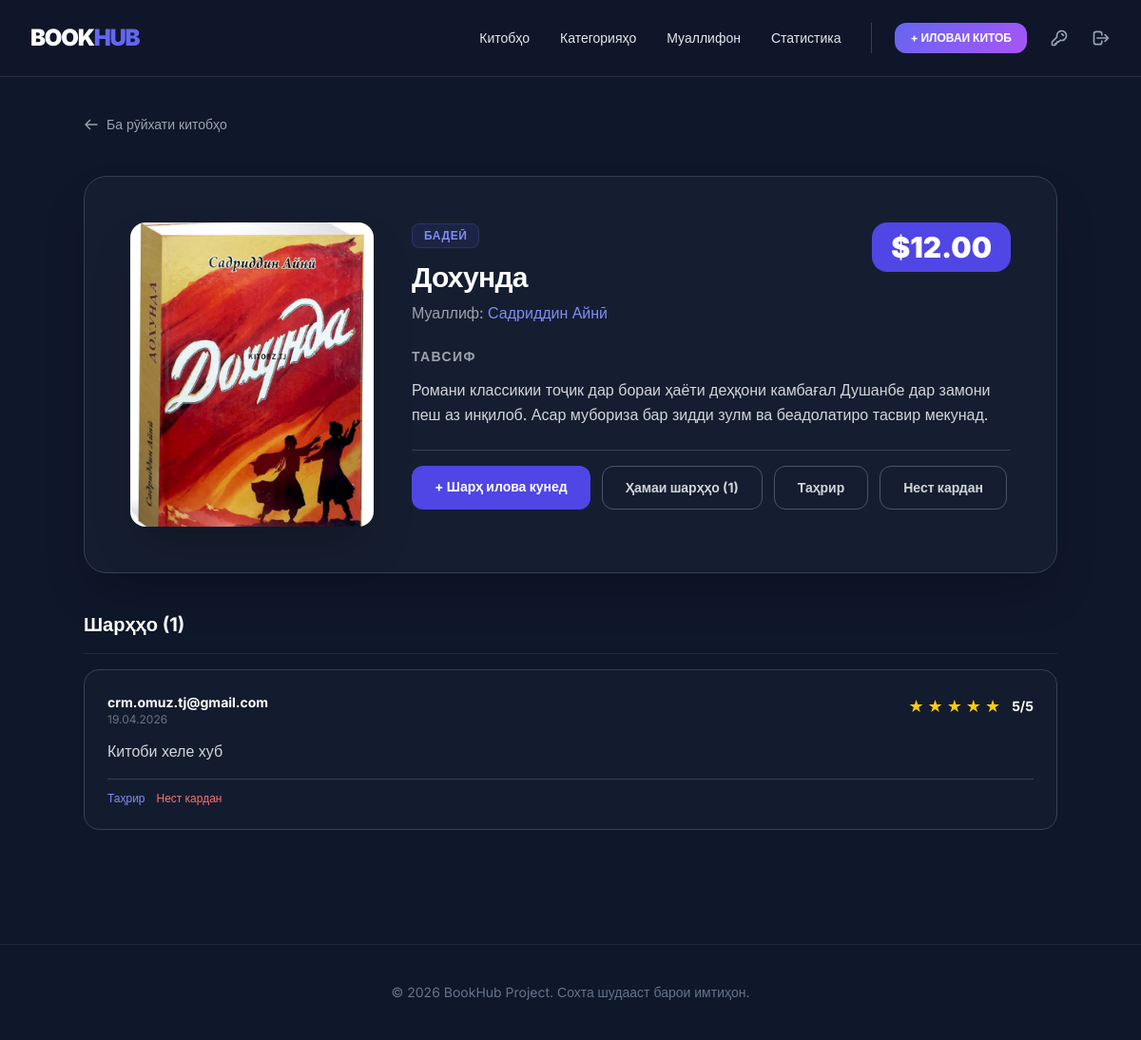
The page /detail_book/2/ (signed in) on the database as committed earlier.
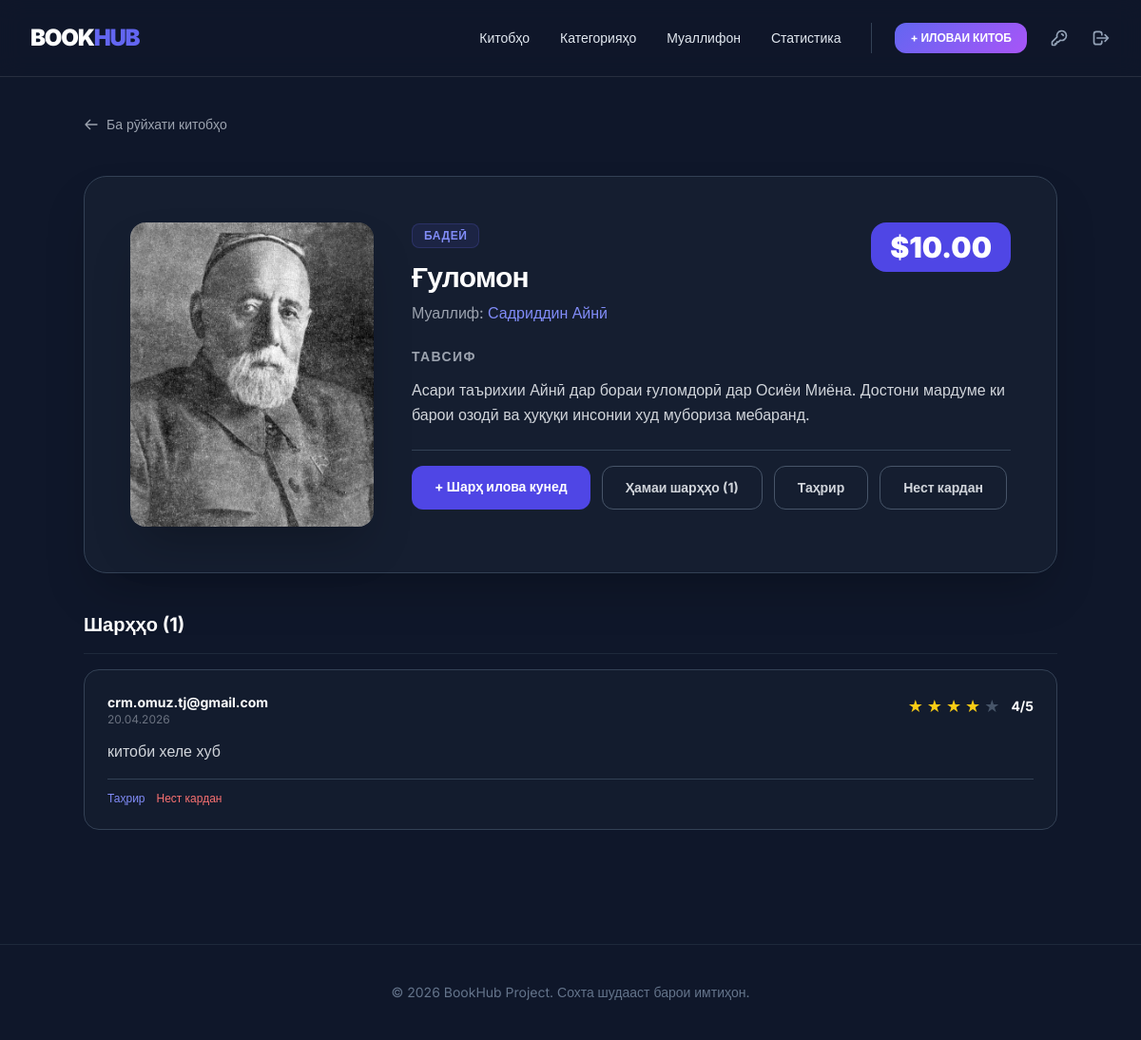
The same page on the database as committed later.
### app/models.py (models this page shows, shortened)
class Book(models.Model):
    title = models.CharField(max_length=50)
    description = models.TextField()
    price = models.DecimalField(max_digits=15,decimal_places=2)
    cover_image = models.ImageField(upload_to="books/")
    created_at = models.DateTimeField(auto_now_add=True)
    author = models.ForeignKey(Author,related_name='books',on_delete=models.CASCADE)
    category = models.ForeignKey(Category,related_name='books',on_delete=models.CASCADE)
    created_by = models.ForeignKey(User,related_name='books',on_delete=models.CASCADE)

class Review(models.Model):
    book = models.ForeignKey(Book,related_name='reviews',on_delete=models.CASCADE)
    user = models.ForeignKey(User,related_name='reviews',on_delete=models.CASCADE)
    text = models.TextField()
    rating = models.IntegerField()
    created_at = models.DateTimeField(auto_now_add=True)

class Category(models.Model):
    name = models.CharField(max_length=30)

class Author(models.Model):
    full_name = models.CharField(max_length=50)
    bio = models.TextField()

class User(models.Model):
    email = models.EmailField(unique=True)
    password = models.CharField(max_length=225)
    is_active = models.BooleanField(default=False)
    is_staff = models.BooleanField(default=False)
    is_verified = models.BooleanField(default=False)
    email_token = models.UUIDField(default=uuid.uuid4, editable=False)
    reset_token = models.UUIDField(null=True, blank=True)

### app/views.py (the view)
# urls.py: path('detail_book/<int:id>/', detail_book, name='detail_book'),
def detail_book(request, id):
    if not request.session.get('user_id'):
        return redirect('login')
    book    = get_object_or_404(Book, id=id)
    reviews = book.reviews.select_related('user').all()
    return render(request, 'detail_book.html', {'book': book, 'reviews': reviews})

### templates/detail_book.html (shortened to what the changed rows need)
{% extends 'base.html' %}
{% block content %}
<div class="max-w-5xl mx-auto space-y-10">
    <div class="bg-slate-800/40 border border-slate-700 rounded-3xl p-8 md:p-12 shadow-2xl">
        <div class="flex flex-col md:flex-row gap-10">
            <div class="w-full md:w-64 flex-shrink-0">
                {% if book.cover_image %}
                    <img src="{{ book.cover_image.url }}" alt="{{ book.title }}"
                         class="w-full h-80 object-cover rounded-2xl shadow-2xl">
                {% endif %}
            </div>
            <div class="flex-1">
                <div class="flex flex-col md:flex-row md:items-start justify-between gap-4 mb-6">
                    <div>
                        <span class="inline-block px-3 py-1 bg-indigo-500/10 text-indigo-400 text-xs font-bold rounded-lg border border-indigo-500/20 uppercase tracking-wider mb-3">
                            {{ book.category.name }}
                        </span>
                        <h1 class="text-3xl font-extrabold text-white tracking-tight">{{ book.title }}</h1>
                        <p class="text-gray-400 mt-2">Муаллиф: <span class="text-indigo-400 font-medium">{{ book.author.full_name }}</span></p>
                    </div>
                    <div class="text-3xl font-black text-white bg-indigo-600 px-5 py-2 rounded-2xl">
                        ${{ book.price }}
                    </div>
                </div>
                <div class="mb-6">
                    <h3 class="text-sm font-bold text-gray-400 uppercase tracking-widest mb-3">Тавсиф</h3>
                    <p class="text-gray-300 leading-relaxed">{{ book.description }}</p>
                </div>
            </div>
        </div>
    </div>
    <div class="space-y-4">
        <h2 class="text-xl font-bold text-white border-b border-slate-800 pb-4">
            Шарҳҳо ({{ reviews|length }})
        </h2>
        {% for review in reviews %}
        <div class="bg-slate-800/30 border border-slate-700 rounded-2xl p-6">
            <div class="flex justify-between items-start mb-3">
                <div>
                    <p class="text-white font-bold text-sm">{{ review.user.email }}</p>
                    <p class="text-gray-500 text-xs">{{ review.created_at|date:"d.m.Y" }}</p>
                </div>
                <div class="flex items-center gap-1">
                    {% for i in "12345" %}
                        {% if forloop.counter <= review.rating|add:"0" %}
                            <span class="text-yellow-400 text-lg">★</span>
                        {% else %}
                            <span class="text-slate-600 text-lg">★</span>
                        {% endif %}
                    {% endfor %}
                    <span class="text-white font-bold ml-2 text-sm">{{ review.rating }}/5</span>
                </div>
            </div>
            <p class="text-gray-300 leading-relaxed">{{ review.text }}</p>
            <div class="flex gap-3 mt-4 pt-3 border-t border-slate-700">
                <a href="{% url 'update_review' review.id %}" class="text-xs text-indigo-400 hover:text-indigo-300 font-medium transition">Таҳрир</a>
                <a href="{% url 'delete_review' review.id %}" class="text-xs text-red-400 hover:text-red-300 font-medium transition">Нест кардан</a>
            </div>
        </div>
        {% endfor %}
    </div>
</div>
{% endblock %}

Rows that differ between the two databases and show on the page:
changed Book "Садриддин Айнӣ": cover_image: a different picture; title "Дохунда" → "Ғуломон"; price "12.00" → "10.00"; description "Романи классикии тоҷик дар бораи ҳаёти деҳқони камбағал Душанбе дар замони пеш аз инқилоб. Асар мубориза бар зидди зулм ва беадолатиро тасвир мекунад." → "Асари таърихии Айнӣ дар бораи ғуломдорӣ дар Осиёи Миёна. Достони мардуме ки барои озодӣ ва ҳуқуқи инсонии худ мубориза мебаранд."
changed Review "crm.omuz.tj@gmail.com": created_at "19.04.2026" → "20.04.2026"; rating "5" → "4"; text "Китоби хеле хуб" → "китоби хеле хуб"
